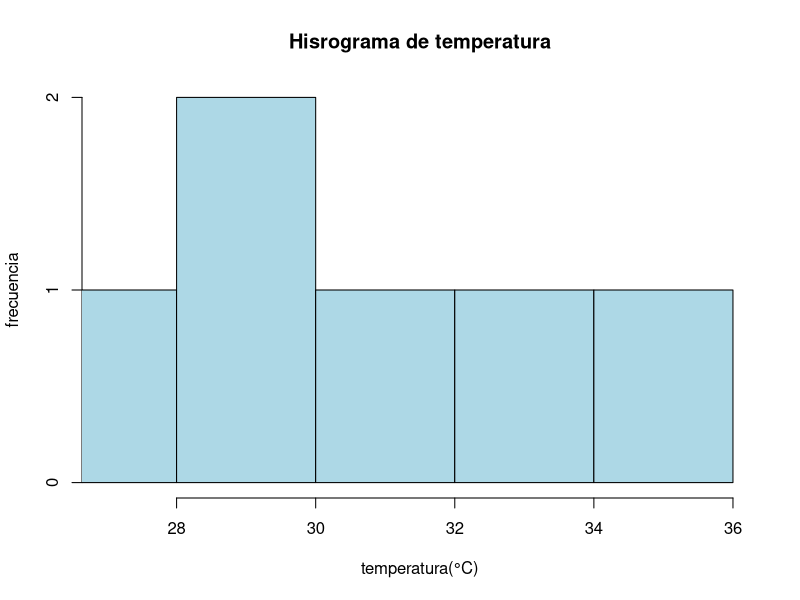

The R script that drew this image:
# Histogramas
temperatura <- c(29.8, 32.4, 35.3, 27.2, 29.3, 30.4)
hist(temperatura,
     main = "Hisrograma de temperatura",
     xlab = "temperatura(°C)",
     ylab = "frecuencia", 
     col = "lightblue", 
     border = "black",
     breakc = 9,
     xlim = c(27,36))
